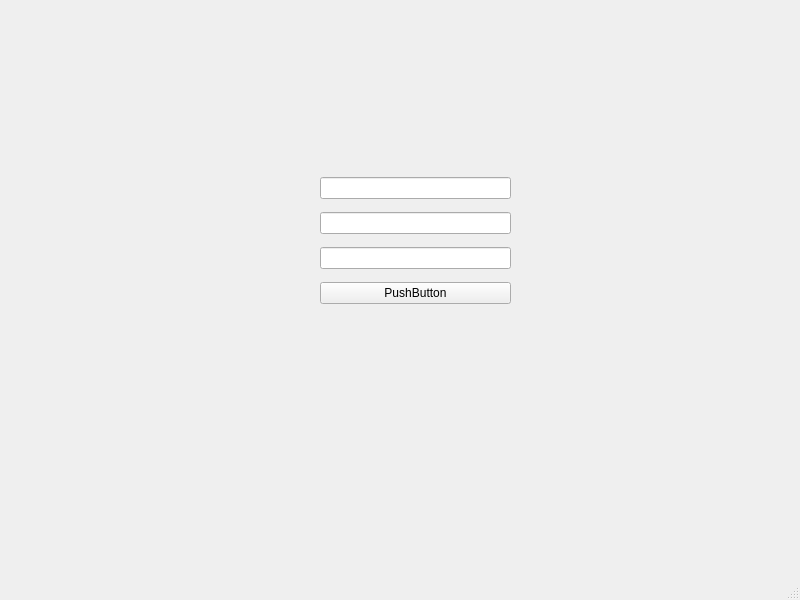
<?xml version="1.0" encoding="UTF-8"?>
<ui version="4.0">
 <class>MainWindow</class>
 <widget class="QMainWindow" name="MainWindow">
  <property name="geometry">
   <rect>
    <x>0</x>
    <y>0</y>
    <width>800</width>
    <height>600</height>
   </rect>
  </property>
  <property name="windowTitle">
   <string>MainWindow</string>
  </property>
  <widget class="QWidget" name="centralwidget">
   <widget class="QWidget" name="">
    <property name="geometry">
     <rect>
      <x>320</x>
      <y>170</y>
      <width>191</width>
      <height>141</height>
     </rect>
    </property>
    <layout class="QVBoxLayout" name="verticalLayout">
     <item>
      <widget class="QLineEdit" name="lineEdit1"/>
     </item>
     <item>
      <widget class="QLineEdit" name="lineEdit2"/>
     </item>
     <item>
      <widget class="QLineEdit" name="lineEdit3"/>
     </item>
     <item>
      <widget class="QPushButton" name="processButton">
       <property name="text">
        <string>PushButton</string>
       </property>
      </widget>
     </item>
    </layout>
   </widget>
  </widget>
  <widget class="QMenuBar" name="menubar">
   <property name="geometry">
    <rect>
     <x>0</x>
     <y>0</y>
     <width>800</width>
     <height>22</height>
    </rect>
   </property>
  </widget>
  <widget class="QStatusBar" name="statusbar"/>
 </widget>
 <resources/>
 <connections/>
</ui>
